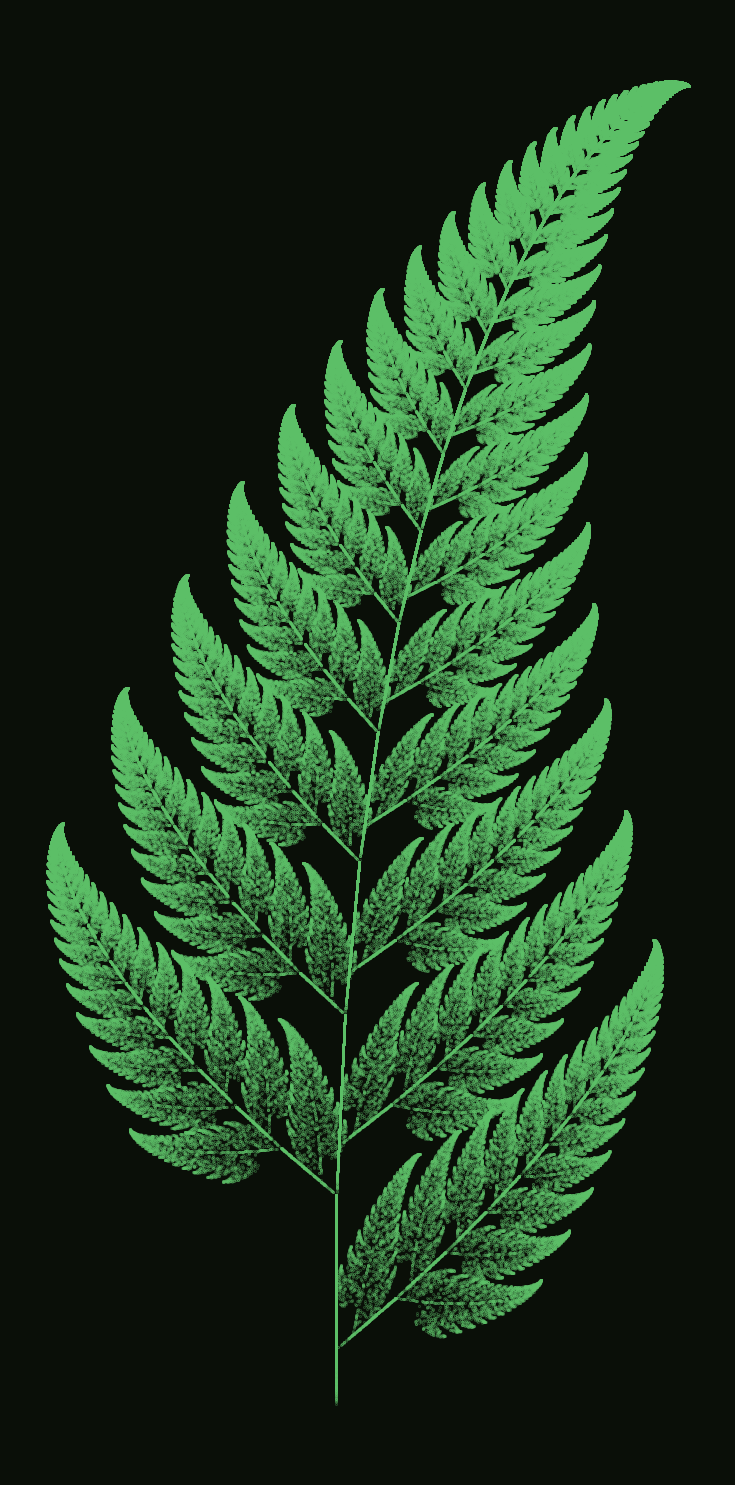

Here is the Python script that generated this plot:
# /// script
# requires-python = ">=3.10"
# dependencies = ["matplotlib", "numpy"]
# ///
"""Barnsley fern: 4 affine maps picked at random → a fern."""
import numpy as np
import matplotlib.pyplot as plt

# (a, b, c, d, e, f, weight) — each row is an affine transform
TRANSFORMS = np.array([
    [ 0.00,  0.00,  0.00,  0.16, 0.00, 0.00, 0.01],
    [ 0.85,  0.04, -0.04,  0.85, 0.00, 1.60, 0.85],
    [ 0.20, -0.26,  0.23,  0.22, 0.00, 1.60, 0.07],
    [-0.15,  0.28,  0.26,  0.24, 0.00, 0.44, 0.07],
])

def fern(n=500_000, seed=1):
    rng = np.random.default_rng(seed)
    weights = TRANSFORMS[:, 6]
    choices = rng.choice(4, size=n, p=weights)
    xs = np.empty(n); ys = np.empty(n)
    x, y = 0.0, 0.0
    for i in range(n):
        a, b, c, d, e, f, _ = TRANSFORMS[choices[i]]
        x, y = a * x + b * y + e, c * x + d * y + f
        xs[i] = x; ys[i] = y
    return xs, ys

def render():
    xs, ys = fern()
    fig, ax = plt.subplots(figsize=(6, 10), facecolor='#0a0f08')
    ax.scatter(xs, ys, s=0.05, c='#5fc26a', alpha=0.6)
    ax.set_aspect('equal'); ax.axis('off')
    plt.tight_layout()
    plt.savefig('fern.png', dpi=150, bbox_inches='tight', facecolor='#0a0f08')
    plt.show()

if __name__ == '__main__':
    render()
